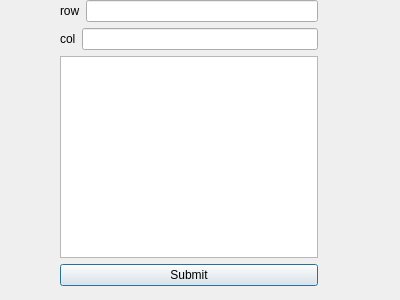
<?xml version="1.0" encoding="UTF-8"?>
<ui version="4.0">
 <class>Dialog</class>
 <widget class="QDialog" name="Dialog">
  <property name="geometry">
   <rect>
    <x>0</x>
    <y>0</y>
    <width>400</width>
    <height>300</height>
   </rect>
  </property>
  <property name="windowTitle">
   <string>Dialog</string>
  </property>
  <widget class="QWidget" name="">
   <property name="geometry">
    <rect>
     <x>60</x>
     <y>0</y>
     <width>258</width>
     <height>286</height>
    </rect>
   </property>
   <layout class="QVBoxLayout" name="verticalLayout">
    <item>
     <layout class="QHBoxLayout" name="horizontalLayout">
      <item>
       <widget class="QLabel" name="label">
        <property name="text">
         <string>row</string>
        </property>
       </widget>
      </item>
      <item>
       <widget class="QLineEdit" name="RowEdit"/>
      </item>
     </layout>
    </item>
    <item>
     <layout class="QHBoxLayout" name="horizontalLayout_2">
      <item>
       <widget class="QLabel" name="label_2">
        <property name="text">
         <string>col</string>
        </property>
       </widget>
      </item>
      <item>
       <widget class="QLineEdit" name="ColEdit"/>
      </item>
     </layout>
    </item>
    <item>
     <widget class="QTextEdit" name="MatEdit"/>
    </item>
    <item>
     <widget class="QPushButton" name="SubmitBtn">
      <property name="text">
       <string>Submit</string>
      </property>
     </widget>
    </item>
   </layout>
  </widget>
 </widget>
 <resources/>
 <connections/>
</ui>
